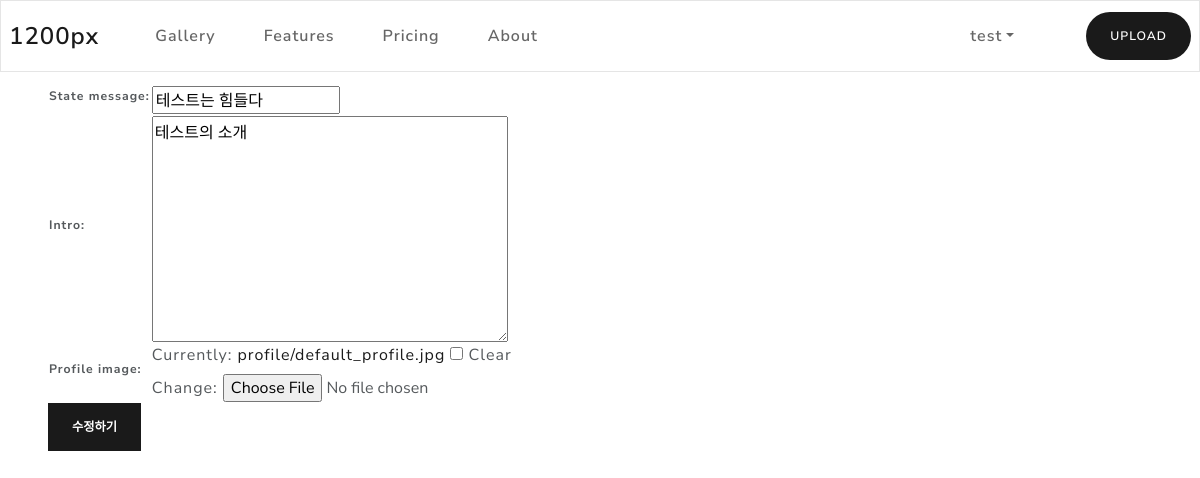
/user/test/update/ (signed in), run on the app's committed database.
### users/models.py (models this page shows, shortened)
class User(AbstractBaseUser):
    email = models.EmailField(verbose_name='email',
                              max_length=255, unique=True)
    username = models.CharField(
        verbose_name='username', max_length=20, unique=True)
    date_joined = models.DateField(default=timezone.now)
    last_login = models.DateField(auto_now=True)
    following = models.ManyToManyField('self', symmetrical=False, related_name='followers')
    is_admin = models.BooleanField(default=False)
    is_active = models.BooleanField(default=True)
    objects = CustomUserManager()
    USERNAME_FIELD = 'email'
    REQUIRED_FIELDS = ['username', ]

class Profile(models.Model):
    user = models.OneToOneField(User, on_delete=models.CASCADE)
    profile_image = models.ImageField(
        blank=True, null=True, default='profile/default_profile.jpg', upload_to=user_directory_path)
    state_message = models.CharField(max_length=100, blank=True)
    intro = models.TextField(blank=True)

### users/views.py (the view)
# urls.py: path('<str:username>/update/',views.ProfileUpdateView.as_view(), name='profile_update'),
class ProfileUpdateView(LoginRequiredMixin, OwnerOnlyMixin, UpdateView):
    model = Profile
    template_name = 'profile_update.html'
    success_url = '/'
    fields = ['state_message', "intro", 'profile_image']
    def get_object(self):
        return get_object_or_404(Profile, user__username=self.kwargs['username'])

### config/views.py (called while the page is built)
    def dispatch(self, request, *args, **kwargs):
        obj = self.get_object()
        if request.user == obj.user or request.user.is_admin:
            return super().dispatch(request, *args, **kwargs)
        else:
            return self.handle_no_permission()

### users/templates/profile_update.html (shortened to what this page needs)
{% extends "base.html" %}
{% block contents %}
<div class="mx-5">
    <form method="POST" enctype="multipart/form-data">
        <table>
            {{ form }}
        </table>
        <div>
            <button type="button submit" class="btn btn-primary">수정하기</button>
    </form>
</div>
{% endblock %}

### templates/base.html (shortened to what this page needs)
<html>
<head>
  <link rel="stylesheet" href="/static/bootstrap.min.css" />
</head>
<body>
  <nav class="navbar navbar-expand-lg navbar-light bg-light fixed-top">
    <a class="navbar-brand" href="#">1200px</a>
    <div class="collapse navbar-collapse" id="navbarColor03">
      <ul class="navbar-nav mr-auto ml-3">
        <li class="nav-item">
          <a class="nav-link" href="/gallery">Gallery
          </a>
        </li>
        <li class="nav-item">
          <a class="nav-link" href="#">Features</a>
        </li>
        <li class="nav-item">
          <a class="nav-link" href="#">Pricing</a>
        </li>
        <li class="nav-item">
          <a class="nav-link" href="#">About</a>
        </li>
      </ul>
      <ul class='navbar-nav ml-3'>
        {%if user.is_authenticated %}
        <li class="nav-item dropdown">
          <a class="nav-link dropdown-toggle" data-toggle="dropdown" href="#" role="button" aria-haspopup="true"
            aria-expanded="false">{{ user.username }}</a>
        <li class="nav-item ml-auto mr-auto">
          <a class="btn btn-primary rounded-pill" href="/gallery/upload"> UPLOAD </a>
        </li>
        </li>
        {% endif %}
      </ul>
    </div>
  </nav>
  <div class='mt-6'>
    {% block contents %}
    {% endblock %}
  </div>
</body>
</html>

### data on the page
User: username "test"
Profile: state_message "테스트는 힘들다", intro "테스트의 소개"
